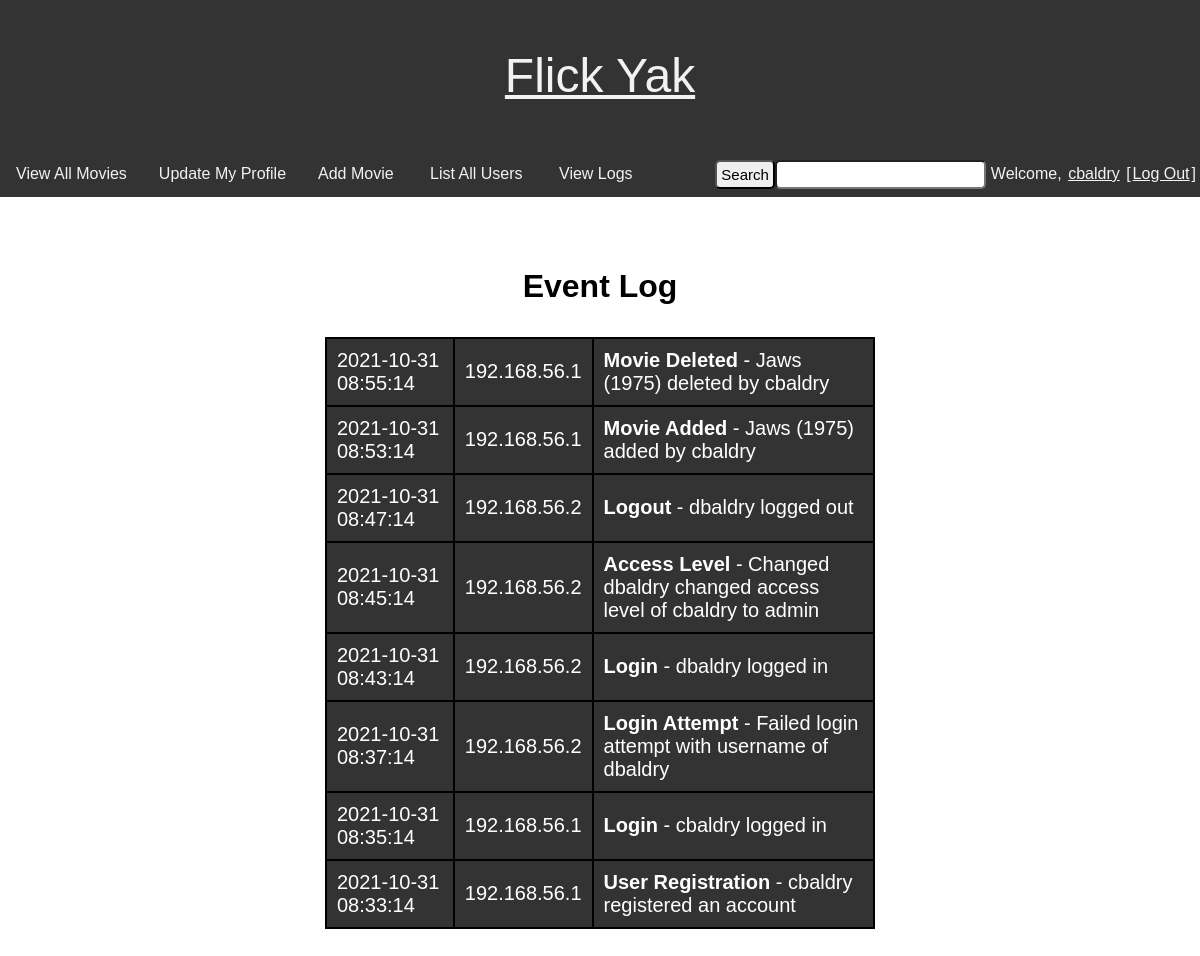
/views/admin/view_logs.php (signed in), run on the app's committed database.
### tables this page shows
CREATE TABLE `logs` (
  `log_id` int(11) NOT NULL,
  `log_date` timestamp NOT NULL DEFAULT current_timestamp() ON UPDATE current_timestamp(),
  `ip_address` varchar(15) NOT NULL,
  `event_type` varchar(50) NOT NULL,
  `event_details` varchar(200) NOT NULL
);

### views/admin/view_logs.php (the view, shortened to what this page needs)
<?php
require '../../src/connect_db.php';
$result = $db->query("SELECT * FROM logs ORDER BY log_date DESC LIMIT 10");
require_once '../common/head.php';
require_once '../common/nav.php';
echo '<h1>Event Log</h1>';
echo '<table>';
foreach ($result as $row) {
    echo '<tr>';
    echo '<td>' . $row['log_date'] . '</td>';
    echo '<td>' . $row['ip_address'] . '</td>';
    echo '<td><b>' . $row['event_type'].'</b> - ';
    echo $row['event_details'] . '</td>';
    echo '</tr>';
}
echo '</table>';
echo '</div></body></html>';

### css/main.css (style rules this page uses)
body { margin: 0; font-family: Arial; }
table { border-collapse: collapse; margin: 10px auto; font-size: 20px; color: white; background-color: #333; width: 50%; padding: 1em; border: 1px solid black; }
th, td { text-align: Left; padding: 10px; border-radius: 16px; border: 2px solid black; }

### data on the page
logs: log_date "2021-10-31 08:55:14", ip_address "192.168.56.1", event_type "Movie Deleted", event_details "Jaws (1975) deleted by cbaldry"
logs: log_date "2021-10-31 08:53:14", ip_address "192.168.56.1", event_type "Movie Added", event_details "Jaws (1975) added by cbaldry"
logs: log_date "2021-10-31 08:47:14", ip_address "192.168.56.2", event_type "Logout", event_details "dbaldry logged out"
logs: log_date "2021-10-31 08:45:14", ip_address "192.168.56.2", event_type "Access Level", event_details "Changed dbaldry changed access level of cbaldry to admin"
logs: log_date "2021-10-31 08:43:14", ip_address "192.168.56.2", event_type "Login", event_details "dbaldry logged in"
logs: log_date "2021-10-31 08:37:14", ip_address "192.168.56.2", event_type "Login Attempt", event_details "Failed login attempt with username of dbaldry"
logs: log_date "2021-10-31 08:35:14", ip_address "192.168.56.1", event_type "Login", event_details "cbaldry logged in"
logs: log_date "2021-10-31 08:33:14", ip_address "192.168.56.1", event_type "User Registration", event_details "cbaldry registered an account"

### other printed values
$_SESSION['username'] "cbaldry"
